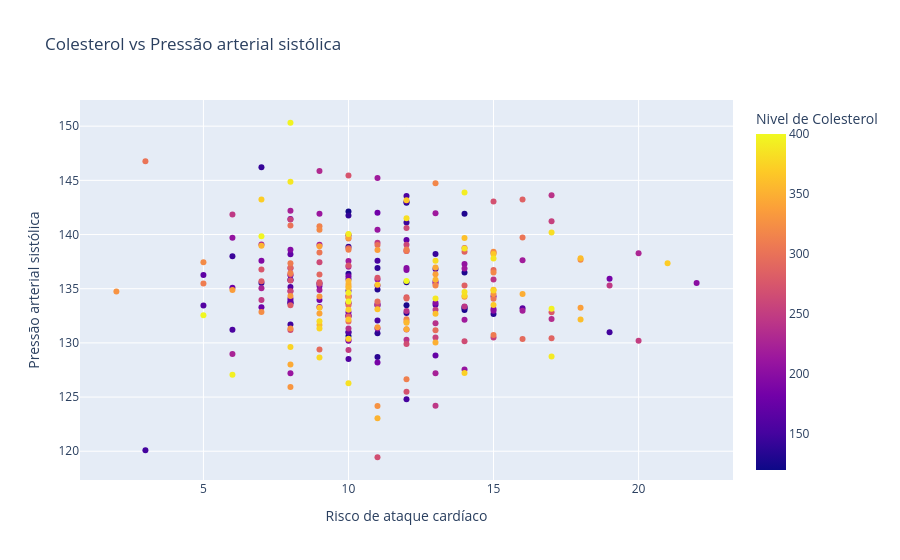
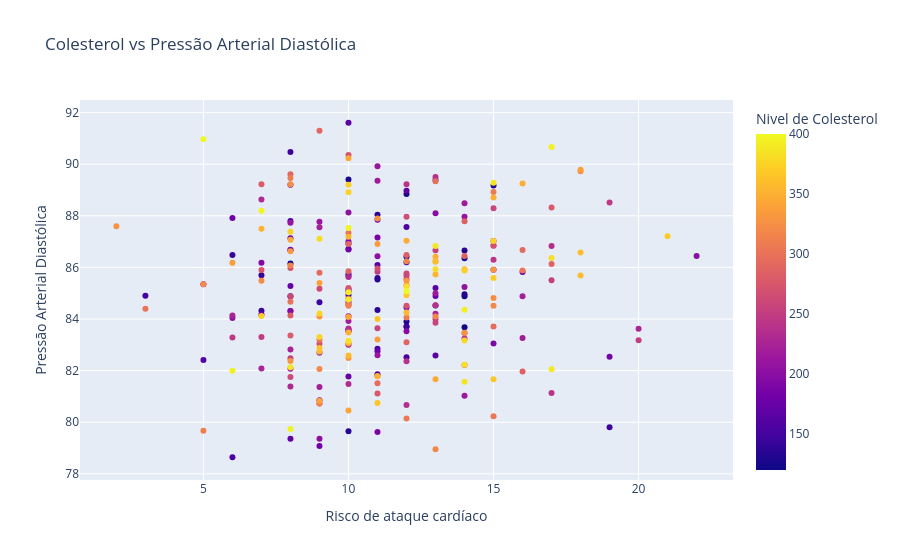

These figures' notebook cell, in order:
### Code cell
# Separando a coluna 'Blood Pressure' em 'Systolic' e 'Diastolic'
df[['Systolic', 'Diastolic']] = df['Blood Pressure'].str.split('/', expand=True)
df['Systolic'] = pd.to_numeric(df['Systolic'])
df['Diastolic'] = pd.to_numeric(df['Diastolic'])

# Agrupando por colesterol e somando o risco de ataque cardíaco
cholesterol_risk = df.groupby('Cholesterol').agg({
    'Systolic': 'mean', 
    'Diastolic': 'mean',  
    'Heart Attack Risk': 'sum' 
}).reset_index()

# Gráfico de dispersão para Cholesterol vs Systolic Pressure
fig1 = px.scatter(cholesterol_risk, x='Heart Attack Risk', y='Systolic',
                   color='Cholesterol', 
                  labels={'Cholesterol': 'Nivel de Colesterol', 'Systolic': 'Pressão arterial sistólica', 'Heart Attack Risk': 'Risco de ataque cardíaco'},
                  title='Colesterol vs Pressão arterial sistólica')

# Gráfico de dispersão para Cholesterol vs Diastolic Pressure
fig2 = px.scatter(cholesterol_risk, x='Heart Attack Risk', y='Diastolic',
                    color='Cholesterol', 
                  labels={'Cholesterol': 'Nivel de Colesterol', 'Diastolic': 'Pressão Arterial Diastólica', 'Heart Attack Risk': 'Risco de ataque cardíaco'},
                  title='Colesterol vs Pressão Arterial Diastólica')

fig1.show()
fig2.show()

### Figure 1 — Plotly figure (JSON) as saved in the notebook; plotly's stock layout.template omitted (floating-point values rounded to 4 significant figures; data arrays with more than 128 entries replaced by an {"elided": "..."} marker saying what was removed)
{"data": [{"hovertemplate": "Risco de ataque cardíaco=%{x}<br>Pressão arterial sistólica=%{y}<br>Nivel de Colesterol=%{marker.color}<extra></extra>", "legendgroup": "", "marker": {"color": {"elided": "281 int values"}, "coloraxis": "coloraxis", "symbol": "circle"}, "mode": "markers", "name": "", "orientation": "v", "showlegend": false, "type": "scatter", "x": {"elided": "281 int values"}, "xaxis": "x", "y": {"elided": "281 float values"}, "yaxis": "y"}], "layout": {"coloraxis": {"colorbar": {"title": {"text": "Nivel de Colesterol"}}, "colorscale": [[0, "#0d0887"], [0.1111, "#46039f"], [0.2222, "#7201a8"], [0.3333, "#9c179e"], [0.4444, "#bd3786"], [0.5556, "#d8576b"], [0.6667, "#ed7953"], [0.7778, "#fb9f3a"], [0.8889, "#fdca26"], [1, "#f0f921"]]}, "legend": {"tracegroupgap": 0}, "title": {"text": "Colesterol vs Pressão arterial sistólica"}, "xaxis": {"anchor": "y", "domain": [0, 1], "title": {"text": "Risco de ataque cardíaco"}}, "yaxis": {"anchor": "x", "domain": [0, 1], "title": {"text": "Pressão arterial sistólica"}}}}

### Figure 2 — Plotly figure (JSON) as saved in the notebook; plotly's stock layout.template omitted (floating-point values rounded to 4 significant figures; data arrays with more than 128 entries replaced by an {"elided": "..."} marker saying what was removed)
{"data": [{"hovertemplate": "Risco de ataque cardíaco=%{x}<br>Pressão Arterial Diastólica=%{y}<br>Nivel de Colesterol=%{marker.color}<extra></extra>", "legendgroup": "", "marker": {"color": {"elided": "281 int values"}, "coloraxis": "coloraxis", "symbol": "circle"}, "mode": "markers", "name": "", "orientation": "v", "showlegend": false, "type": "scatter", "x": {"elided": "281 int values"}, "xaxis": "x", "y": {"elided": "281 float values"}, "yaxis": "y"}], "layout": {"coloraxis": {"colorbar": {"title": {"text": "Nivel de Colesterol"}}, "colorscale": [[0, "#0d0887"], [0.1111, "#46039f"], [0.2222, "#7201a8"], [0.3333, "#9c179e"], [0.4444, "#bd3786"], [0.5556, "#d8576b"], [0.6667, "#ed7953"], [0.7778, "#fb9f3a"], [0.8889, "#fdca26"], [1, "#f0f921"]]}, "legend": {"tracegroupgap": 0}, "title": {"text": "Colesterol vs Pressão Arterial Diastólica"}, "xaxis": {"anchor": "y", "domain": [0, 1], "title": {"text": "Risco de ataque cardíaco"}}, "yaxis": {"anchor": "x", "domain": [0, 1], "title": {"text": "Pressão Arterial Diastólica"}}}}
